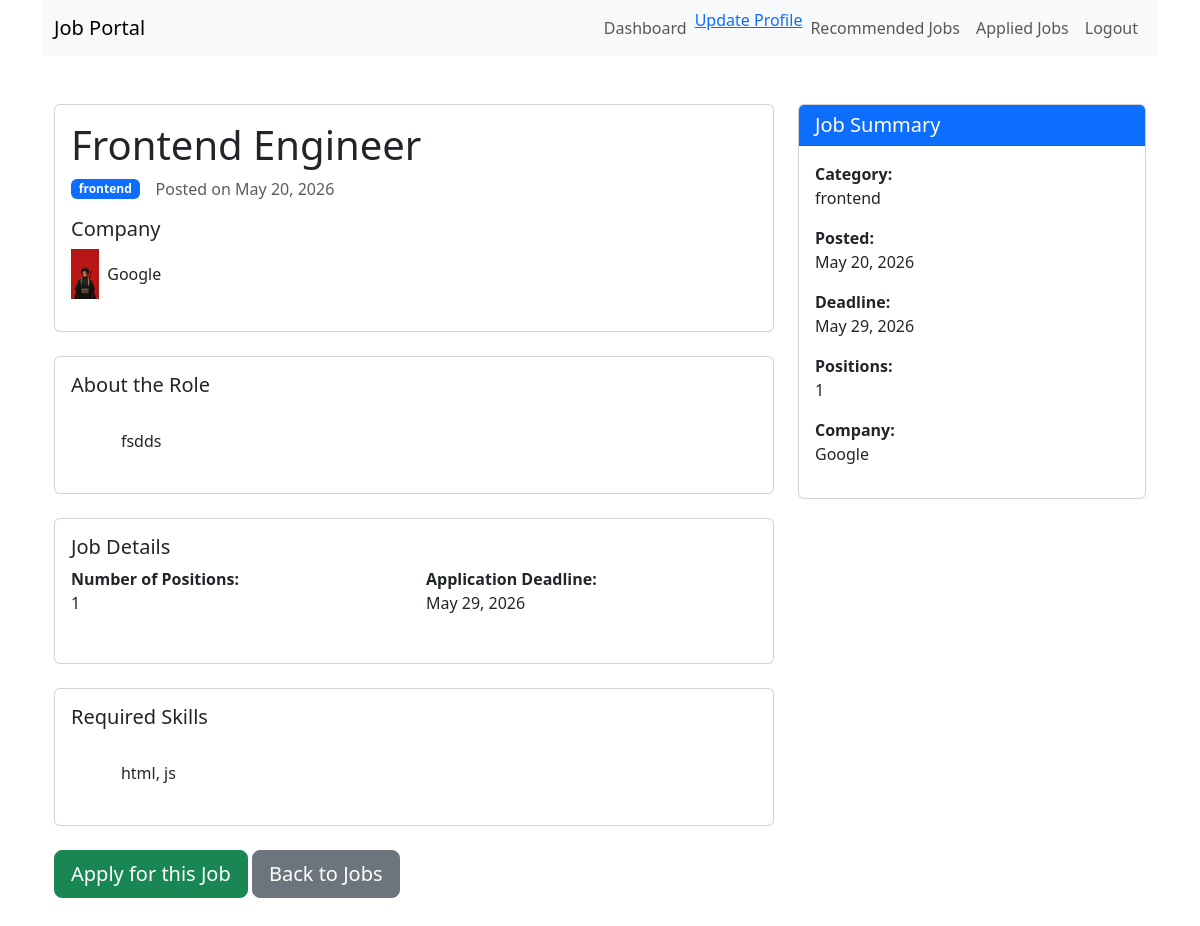
The page /job-details/2/ (signed in) on the database its author committed.
### job_portal_app/models.py (models this page shows, shortened)
class JobPostModel(models.Model):
  title = models.CharField(max_length=255)
  description = models.TextField()
  category = models.ForeignKey(JobCategoryModel, on_delete=models.CASCADE, related_name='job_posts')
  created_at = models.DateTimeField(auto_now_add=True)
  number_of_positions = models.IntegerField(default=1)
  deadline = models.DateField()
  created_by = models.ForeignKey(RecruiterProfileModel, on_delete=models.CASCADE, related_name='posted_jobs')
  skill_set = models.TextField(blank=True, null=True)

class JobCategoryModel(models.Model):
  name = models.CharField(max_length=255)

class RecruiterProfileModel(models.Model):
  user = models.OneToOneField(User, on_delete=models.CASCADE, related_name='recruiter_profile')
  company_name = models.CharField(max_length=255, blank=True, null=True)
  company_logo = models.ImageField(upload_to='company_logos/', blank=True, null=True)

### job_portal_app/views.py (the view)
# urls.py: path('job-details/<int:job_post_id>/', jobDetails, name='job_details_page'),
@login_required
def jobDetails(req, job_post_id):
  try:
    job_details = JobPostModel.objects.get(id=job_post_id)
    context = {
      'job_details': job_details
    }
    return render(req, 'job_details.html', context)
  except JobPostModel.DoesNotExist:
    return redirect('dashboard_page')

### job_portal_app/templates/job_details.html (shortened to what this page needs)
{% extends 'master/base.html' %} {% block content %}
<div class="container mt-5 mb-5">
  <div class="row">
    <div class="col-md-8">
      <div class="card mb-4">
        <div class="card-body">
          <h1 class="card-title mb-2">{{ job_details.title }}</h1>
          <div class="d-flex align-items-center gap-3 mb-3">
            <span class="badge bg-primary"
              >{{ job_details.category.name }}</span
            >
            <span class="text-muted"
              >Posted on {{ job_details.created_at|date:"M d, Y" }}</span
            >
          </div>
          <div class="mb-3">
            <h5>Company</h5>
            <div class="d-flex align-items-center gap-2">
              {% if job_details.created_by.company_logo %}
              <img
                src="{{ job_details.created_by.company_logo.url }}"
                alt="{{ job_details.created_by.company_name }}"
                style="height: 50px; width: auto; object-fit: contain"
              />
              {% endif %}
              <span>{{ job_details.created_by.company_name }}</span>
            </div>
          </div>
        </div>
      </div>
      <div class="card mb-4">
        <div class="card-body">
          <h5 class="card-title">About the Role</h5>
          <p class="card-text" style="white-space: pre-wrap">
            {{ job_details.description }}
          </p>
        </div>
      </div>
      <div class="card mb-4">
        <div class="card-body">
          <h5 class="card-title">Job Details</h5>
          <div class="row">
            <div class="col-md-6 mb-3">
              <strong>Number of Positions:</strong>
              <p>{{ job_details.number_of_positions }}</p>
            </div>
            <div class="col-md-6 mb-3">
              <strong>Application Deadline:</strong>
              <p>{{ job_details.deadline|date:"M d, Y" }}</p>
            </div>
          </div>
        </div>
      </div>
      {% if job_details.skill_set %}
      <div class="card mb-4">
        <div class="card-body">
          <h5 class="card-title">Required Skills</h5>
          <p class="card-text" style="white-space: pre-wrap">
            {{ job_details.skill_set }}
          </p>
        </div>
      </div>
      {% endif %}
      <div class="mb-4">
        <a
          href="{% url 'apply_job_post_page' job_details.id %}"
          class="btn btn-success btn-lg"
        >
           Apply for this Job
        </a>
        <a href="{% url 'dashboard_page' %}" class="btn btn-secondary btn-lg">
           Back to Jobs
        </a>
      </div>
    </div>
    <div class="col-md-4">
      <div class="card">
        <div class="card-header bg-primary text-white">
          <h5 class="mb-0">Job Summary</h5>
        </div>
        <div class="card-body">
          <ul class="list-unstyled">
            <li class="mb-3">
              <strong> Category:</strong>
              <br />{{ job_details.category.name }}
            </li>
            <li class="mb-3">
              <strong> Posted:</strong>
              <br />{{ job_details.created_at|date:"M d, Y" }}
            </li>
            <li class="mb-3">
              <strong> Deadline:</strong>
              <br />{{ job_details.deadline|date:"M d, Y" }}
            </li>
            <li class="mb-3">
              <strong> Positions:</strong>
              <br />{{ job_details.number_of_positions }}
            </li>
            <li>
              <strong> Company:</strong>
              <br />{{ job_details.created_by.company_name }}
            </li>
          </ul>
        </div>
      </div>
    </div>
  </div>
</div>
{% endblock %}

### rows shown on the page
JobPostModel: title "Frontend Engineer", category.name "frontend", created_at "May 20, 2026", created_by.company_logo (picture), created_by.company_name "Google", description "fsdds", number_of_positions "1", deadline "May 29, 2026", skill_set "html, js"
